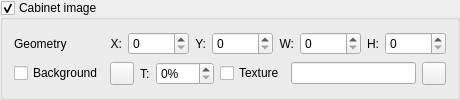
                 <widget class="QGroupBox" name="groupBoxCabinet">
                  <property name="toolTip">
                   <string>Control display of cabinet image</string>
                  </property>
                  <property name="title">
                   <string>Cabinet image</string>
                  </property>
                  <property name="checkable">
                   <bool>true</bool>
                  </property>
                  <property name="checked">
                   <bool>true</bool>
                  </property>
                  <layout class="QGridLayout" name="gridLayout_10">
                   <item row="0" column="0">
                    <widget class="QLabel" name="labelSceneCabinetGeometry">
                     <property name="text">
                      <string>Geometry</string>
                     </property>
                    </widget>
                   </item>
                   <item row="0" column="1">
                    <layout class="QHBoxLayout" name="horizontalLayout_11">
                     <item>
                      <widget class="QLabel" name="label_40">
                       <property name="sizePolicy">
                        <sizepolicy hsizetype="Fixed" vsizetype="Preferred">
                         <horstretch>0</horstretch>
                         <verstretch>0</verstretch>
                        </sizepolicy>
                       </property>
                       <property name="text">
                        <string>X:</string>
                       </property>
                       <property name="alignment">
                        <set>Qt::AlignRight|Qt::AlignTrailing|Qt::AlignVCenter</set>
                       </property>
                      </widget>
                     </item>
                     <item>
                      <widget class="QSpinBox" name="spinBoxSceneCabinetPosX">
                       <property name="toolTip">
                        <string>X coordinate of item position</string>
                       </property>
                       <property name="maximum">
                        <number>99999</number>
                       </property>
                      </widget>
                     </item>
                     <item>
                      <widget class="QLabel" name="label_42">
                       <property name="sizePolicy">
                        <sizepolicy hsizetype="Fixed" vsizetype="Preferred">
                         <horstretch>0</horstretch>
                         <verstretch>0</verstretch>
                        </sizepolicy>
                       </property>
                       <property name="text">
                        <string>Y:</string>
                       </property>
                       <property name="alignment">
                        <set>Qt::AlignRight|Qt::AlignTrailing|Qt::AlignVCenter</set>
                       </property>
                      </widget>
                     </item>
                     <item>
                      <widget class="QSpinBox" name="spinBoxSceneCabinetPosY">
                       <property name="toolTip">
                        <string>Y coordinate of item position</string>
                       </property>
                       <property name="maximum">
                        <number>99999</number>
                       </property>
                      </widget>
                     </item>
                     <item>
                      <widget class="QLabel" name="label_43">
                       <property name="sizePolicy">
                        <sizepolicy hsizetype="Fixed" vsizetype="Preferred">
                         <horstretch>0</horstretch>
                         <verstretch>0</verstretch>
                        </sizepolicy>
                       </property>
                       <property name="text">
                        <string>W:</string>
                       </property>
                       <property name="alignment">
                        <set>Qt::AlignRight|Qt::AlignTrailing|Qt::AlignVCenter</set>
                       </property>
                      </widget>
                     </item>
                     <item>
                      <widget class="QSpinBox" name="spinBoxSceneCabinetWidth">
                       <property name="toolTip">
                        <string>Item width</string>
                       </property>
                       <property name="maximum">
                        <number>99999</number>
                       </property>
                      </widget>
                     </item>
                     <item>
                      <widget class="QLabel" name="label_44">
                       <property name="sizePolicy">
                        <sizepolicy hsizetype="Fixed" vsizetype="Preferred">
                         <horstretch>0</horstretch>
                         <verstretch>0</verstretch>
                        </sizepolicy>
                       </property>
                       <property name="text">
                        <string>H:</string>
                       </property>
                       <property name="alignment">
                        <set>Qt::AlignRight|Qt::AlignTrailing|Qt::AlignVCenter</set>
                       </property>
                      </widget>
                     </item>
                     <item>
                      <widget class="QSpinBox" name="spinBoxSceneCabinetHeight">
                       <property name="toolTip">
                        <string>Item height</string>
                       </property>
                       <property name="maximum">
                        <number>99999</number>
                       </property>
                      </widget>
                     </item>
                    </layout>
                   </item>
                   <item row="1" column="0">
                    <widget class="QCheckBox" name="checkBoxSceneCabinetBackground">
                     <property name="toolTip">
                      <string>Use background for this item</string>
                     </property>
                     <property name="text">
                      <string>Background</string>
                     </property>
                    </widget>
                   </item>
                   <item row="1" column="1">
                    <layout class="QHBoxLayout" name="horizontalLayout_12">
                     <item>
                      <widget class="QToolButton" name="toolButtonSceneCabinetBackgroundColor">
                       <property name="sizePolicy">
                        <sizepolicy hsizetype="Minimum" vsizetype="Minimum">
                         <horstretch>0</horstretch>
                         <verstretch>0</verstretch>
                        </sizepolicy>
                       </property>
                       <property name="toolTip">
                        <string>Select background color</string>
                       </property>
                       <property name="text">
                        <string/>
                       </property>
                       <property name="icon">
                        <iconset resource="../qmc2.qrc">
                         <normaloff>:/data/img/colors.png</normaloff>:/data/img/colors.png</iconset>
                       </property>
                      </widget>
                     </item>
                     <item>
                      <widget class="QLabel" name="label_45">
                       <property name="text">
                        <string>T:</string>
                       </property>
                      </widget>
                     </item>
                     <item>
                      <widget class="QSpinBox" name="spinBoxSceneCabinetBackgroundTransparency">
                       <property name="toolTip">
                        <string>Select background transparency</string>
                       </property>
                       <property name="suffix">
                        <string>%</string>
                       </property>
                       <property name="maximum">
                        <number>100</number>
                       </property>
                      </widget>
                     </item>
                     <item>
                      <widget class="QCheckBox" name="checkBoxSceneCabinetBackgroundTexture">
                       <property name="toolTip">
                        <string>Use texture bitmap for background</string>
                       </property>
                       <property name="text">
                        <string>Texture</string>
                       </property>
                      </widget>
                     </item>
                     <item>
                      <widget class="QLineEdit" name="lineEditSceneCabinetBackgroundTexture">
                       <property name="toolTip">
                        <string>Texture bitmap for background</string>
                       </property>
                      </widget>
                     </item>
                     <item>
                      <widget class="QToolButton" name="toolButtonBrowseSceneCabinetBackgroundTexture">
                       <property name="sizePolicy">
                        <sizepolicy hsizetype="Fixed" vsizetype="Fixed">
                         <horstretch>0</horstretch>
                         <verstretch>0</verstretch>
                        </sizepolicy>
                       </property>
                       <property name="toolTip">
                        <string>Browse texture bitmap for background</string>
                       </property>
                       <property name="icon">
                        <iconset resource="../qmc2.qrc">
                         <normaloff>:/data/img/fileopen.png</normaloff>:/data/img/fileopen.png</iconset>
                       </property>
                      </widget>
                     </item>
                    </layout>
                   </item>
                  </layout>
                 </widget>
